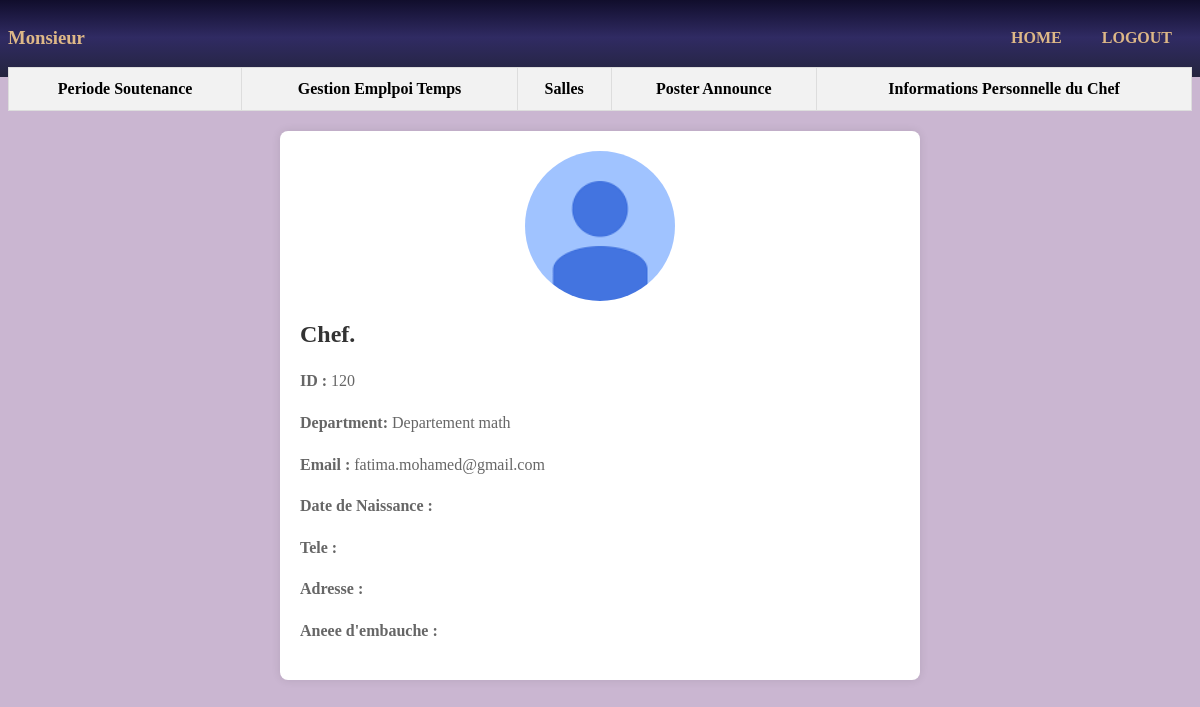
/EspaceChefD.php?id_chef=120, run on the app's committed database.
### tables this page shows
CREATE TABLE `chefs_departemet` (
  `id_chef` int(11) NOT NULL,
  `nom_departement` char(30) DEFAULT NULL,
  `email_chef` char(50) DEFAULT NULL,
  `password` char(20) DEFAULT NULL,
  `nom_chef` varchar(255) DEFAULT NULL,
  `prenom_chef` varchar(255) DEFAULT NULL,
  `DateNaissance` date DEFAULT NULL,
  `DateEmbauche` date DEFAULT NULL,
  `Tele` varchar(20) DEFAULT NULL,
  `Adresse` varchar(255) DEFAULT NULL
);

### EspaceChefD.php (the view, shortened to what this page needs)
<!DOCTYPE html>
<html lang="en">
<head>
  <link rel="stylesheet" href="style.css">
  <link rel="stylesheet" href="css/header_espace.css">
</head>
<body>
<?php
$nom_chef = isset($_GET['nom_chef']) ? $_GET['nom_chef'] : '';
$id_chef = isset($_GET['id_chef']) ? $_GET['id_chef'] : '';
?>
<section class="header-espace">
        <h3>Monsieur <?php echo  $nom_chef ; ?>  </h3>
        <nav>
            <ul>
                <li><a href="home.php"> HOME </a></li>
                <li><a href="LoginProf.php">LOGOUT </a></li>
            </ul>
        </nav>
    </section>
<div class="contai-main">
    <div class="partie-left">
        <table class="table_tete" border="1">
            <tr id="tete" style="margin-top: 50px;">
                <th id="sc">Periode Soutenance</th>
                <th id="comp">Gestion Emplpoi Temps</th>
                <th id="DM">Salles</th>
                <th id="AN"><a href="AnnouncePeriode.php" style="color:black">Poster Announce</a></th>
                <th id="infos">Informations Personnelle du Chef</th>
            </tr>
        </table>
        <?php
        include("conn.php");
        $sql = "SELECT * FROM chefs_departemet where id_chef = '$id_chef' ";
        $res = mysqli_query($conn, $sql);
        while($row = mysqli_fetch_assoc($res)){
            $nom_chef = $row['nom_chef'];
            $prenom_chef = $row['prenom_chef'];
            $email = $row['email_chef'];
            $id_chef = $row['id_chef'];
            $DateNaissance = $row['DateNaissance'];
            $DateEmbauche = $row['DateEmbauche'];
            $Adresse = $row['Adresse'];
            $Tele = $row['Tele'];
            $nom_departement = $row['nom_departement'];
        }
        ?>
        <div id="infosChef" style="width: 100%;">
        <section class="section2" style="width: 100%;">
        <div class="profile-image">
            <img src="image/anonymous.png" alt="Professor Image">
        </div>
        <h1>Chef. <?php echo $nom_chef ." ".$prenom_chef  ?></h1>
        <p><strong>ID :</strong> <?php echo $id_chef  ?></p>
        <p><strong>Department:</strong> <?php echo $nom_departement  ?></p>
        <p><strong>Email : </strong><?php echo $email  ?></p>
        <p><strong>Date de Naissance : </strong><?php echo $DateNaissance  ?></p>
        <p><strong>Tele :</strong> <?php echo $Tele  ?></p>
        <p><strong>Adresse :</strong> <?php echo  $Adresse  ?></p>
        <p><strong>Aneee d'embauche :</strong> <?php echo  $DateEmbauche  ?></p>
        </section>
        </div>
    </div>
</div>
</body>
</html>

### css/header_espace.css (style rules this page uses)
.header-espace { margin: -10px ; padding: 10px ; background: linear-gradient(to bottom, #0f0c29, #302b63, #24243e); display: flex; justify-content: space-between; align-items: center; }
.header-espace nav { display:flex ; padding-left: 50px; justify-content: space-between; align-items: center; }
.header-espace nav ul { display: flex; align-items: center; justify-content: space-between; list-style: none ; }
.header-espace nav ul li { padding: 0px 20px ; float: left ; }
.header-espace nav ul li a { text-decoration: none ; color: burlywood ; }
.header-espace h3 { color: burlywood ; }

### EspaceChefD.php (style rules this page uses)
body { background-image: url('image/back.jpg'); background-size: cover; background-position: center center; background-repeat: no-repeat; }
table { width: 100%; border-collapse: collapse; margin-bottom: 20px; margin-left: auto; margin-right: auto; }
th, td { border: 1px solid #ddd; padding: 12px; text-align: center; }
th { background-color: #f2f2f2; cursor: pointer; }
a { text-decoration: none; color: white; font-weight: bold; }
.section2 { max-width: 600px; margin: 20px auto; background-color: #fff; padding: 20px; border-radius: 8px; box-shadow: 0 0 10px rgba(0, 0, 0, 0.1); }
h1 { color: #333; }
p { line-height: 1.6; color: #666; }
.profile-image { width: 150px; height: 150px; border-radius: 50%; margin: 0 auto 20px; overflow: hidden; }
.profile-image img { width: 100%; height: 100%; object-fit: cover; }

### data on the page
chefs_departemet: id_chef "120", nom_departement "Departement math", email_chef "fatima.mohamed@gmail.com"
